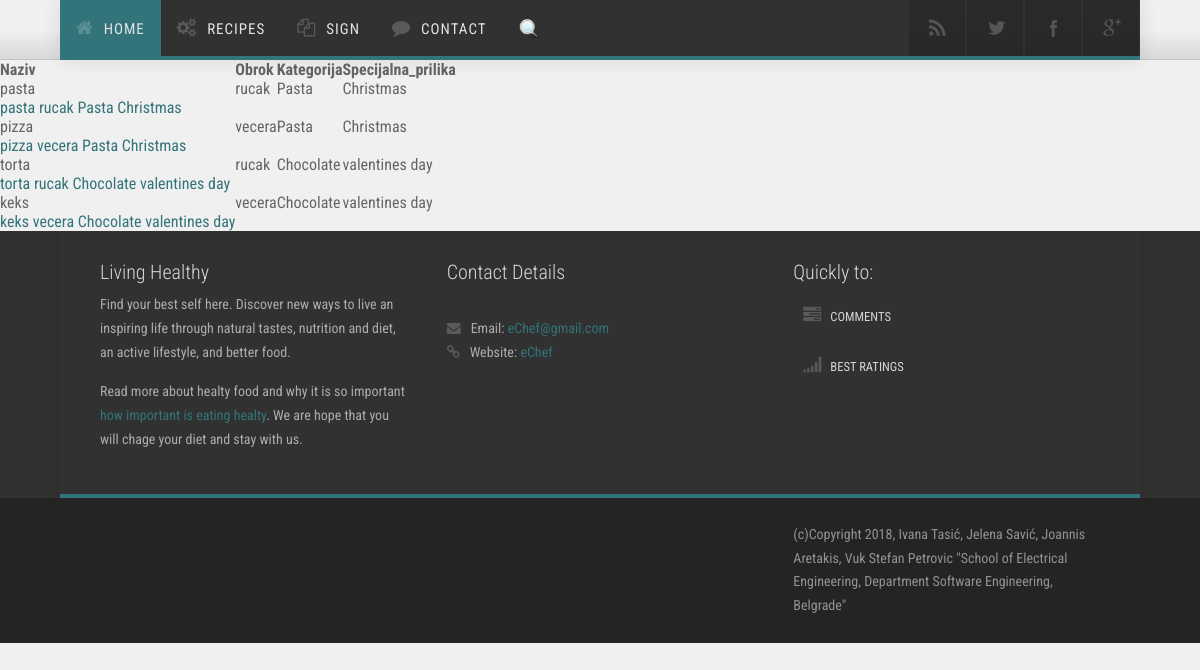
/eChef/index.php/gost/pretraga, run on an earlier commit of the app's database.
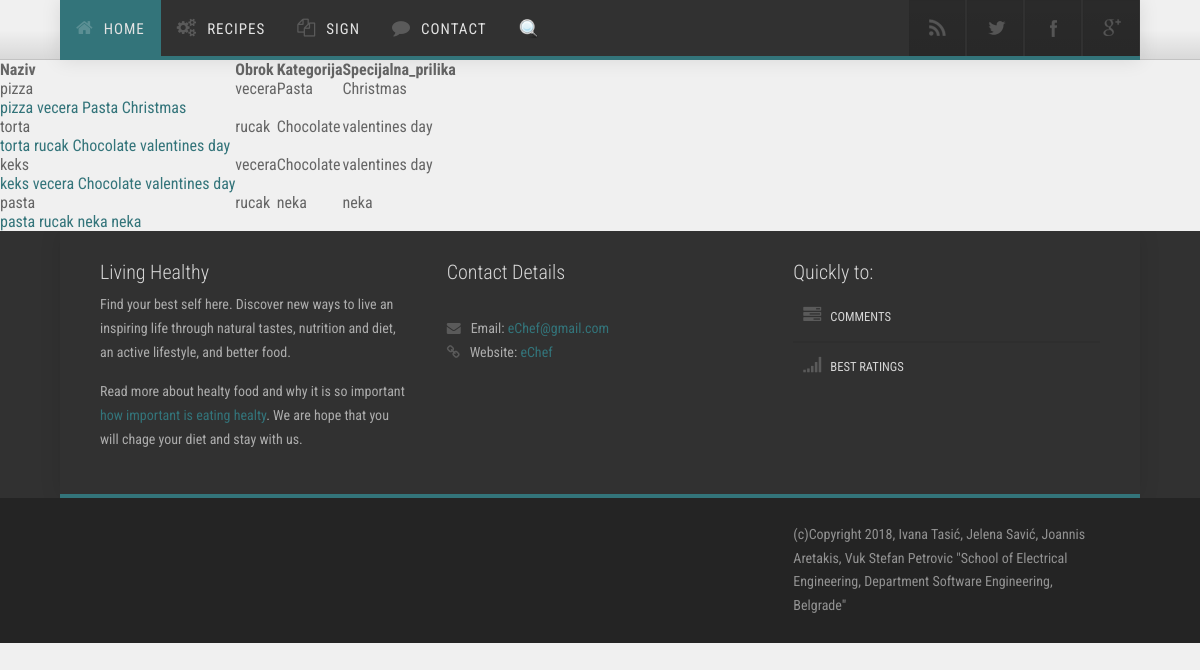
And on a later commit of the database.
### tables this page shows
CREATE TABLE IF NOT EXISTS `recepti` (
  `idR` int(11) NOT NULL,
  `naziv` varchar(20) NOT NULL,
  `sadrzaj` text NOT NULL,
  `obrok` varchar(20) NOT NULL,
  `kategorija` varchar(20) NOT NULL,
  `spec_prilika` varchar(20) DEFAULT NULL,
  `slika` varchar(30) DEFAULT NULL,
  PRIMARY KEY (`idR`)
);

### eChef/application/controllers/Gost.php (called while the page is built, shortened)
<?php
class Gost extends CI_Controller{
    public function __construct() {
        $this->load->model("Jelo");
        $this->load->model("Korisnik");
    }
    private function prikazi($glavniDeo, $data){
        $data['controller']='Gost';
        $this->load->view("sablon/gost_header.php", $data);
        $this->load->view($glavniDeo, $data);
        $this->load->view("sablon/footer.php");
    }
    public function pretraga(){
        $search = $this->input->get('searchBox');
        $data = [];
        $data['jela'] = $this->Jelo->dohvatiJeloIme($search);
        $this->prikazi("rezultatipretrage.php",$data);
    }
}

### eChef/index.php (called while the page is built, shortened)
<?php
require_once BASEPATH.'core/CodeIgniter.php';

### eChef/application/models/Jelo.php (called while the page is built, shortened)
<?php
class Jelo extends CI_Model{
    public  function dohvatiJeloIme($ime){
        $this->db->like("naziv", $ime);
        $this->db->from("recepti");
        $this->db->select("idR,naziv,obrok,kategorija,spec_prilika");
        $query=$this->db->get();
        return $query->result();
    }
}

### eChef/application/views/rezultatipretrage.php (the view, shortened to what this page needs)
<html>
<head>
</head>
<body>
<table>
    <tr><th>Naziv</th><th>Obrok</th><th>Kategorija</th><th>Specijalna_prilika</th></tr>
<?php
foreach ($jela as $jelo) {
    echo "<tr><td>".$jelo->naziv."</td><td>".$jelo->obrok. "</td><td>".$jelo->kategorija."</td><td>".$jelo->spec_prilika."</td></tr>";
    echo "<td><a href=".site_url("$controller/prikaziJelo/".$jelo->idR)."\">$jelo->naziv  $jelo->obrok  $jelo->kategorija  $jelo->spec_prilika</a><td></tr>";
}
?>
</table>
</body>
</html>

### eChef/application/views/sablon/gost_header.php (shortened to what this page needs)
<html>
    <head>
        <link rel="stylesheet" href="<?php echo base_url();?>assets/css/bootstrap.css" rel="stylesheet">
        <link rel="stylesheet" href="<?php echo base_url();?>assets/css/animate.css" rel="stylesheet">
        <link rel="stylesheet" href="<?php echo base_url();?>assets/css/font-awesome.css" rel="stylesheet">
        <link rel="stylesheet" href="<?php echo base_url();?>assets/css/nexus.css" rel="stylesheet">
        <link rel="stylesheet" href="<?php echo base_url();?>assets/css/responsive.css" rel="stylesheet">
        <link rel="stylesheet" href="<?php echo base_url();?>assets/css/custom.css" rel="stylesheet">
    </head>
    <body>
        <div id="body-bg">
            <div id="hornav" class="bottom-border-shadow">
                <div class="container no-padding border-bottom">
                    <div class="row">
                        <div class="col-md-8 no-padding">
                            <div class="visible-lg">
                                <ul id="hornavmenu" class="nav navbar-nav">
                                    <li>
                                        <a href="home.html" class="fa-home active">Home</a>
                                    </li>
                                    <li>
                                        <span class="fa-gears ">Recipes</span>
                                    </li>
                                    <li>
                                        <span class="fa-copy ">Sign</span>
                                    </li>
                                    <li>
                                        <a href="contact.html" class="fa-comment ">Contact</a>
                                    </li>
				    <li>
                                        <a href="<?php echo site_url("$controller/prikazipretraga"); ?>"><img src="<?php echo base_url();?>assets/img/search.png" alt="search" width="20" height="20"/></a>
                                    </li>
                                </ul>
                            </div>
                        </div>
                        <div class="col-md-4 no-padding">
                            <ul class="social-icons pull-right">
                                <li class="social-rss">
                                    <a href="#" target="_blank" title="RSS"></a>
                                </li>
                                <li class="social-twitter">
                                    <a href="#" target="_blank" title="Twitter"></a>
                                </li>
                                <li class="social-facebook">
                                    <a href="#" target="_blank" title="Facebook"></a>
                                </li>
                                <li class="social-googleplus">
                                    <a href="#" target="_blank" title="Google+"></a>
                                </li>
                            </ul>
                        </div>
                    </div>
                </div>
            </div>

### eChef/application/views/sablon/footer.php (shortened to what this page needs)
            <div id="base">
                <div class="container bottom-border padding-vert-30">
                    <div class="row">
                        <div class="col-md-4">
                            <h3 class="class margin-bottom-10">Living Healthy</h3>
                            <p>Find your best self here. Discover new ways to live an inspiring life through natural tastes, nutrition and diet, an active lifestyle, and better food.</p>
                            <p>Read more about healty food and why it is so important
                                <a href="http://healthyeating.sfgate.com/eating-healthy-important-7166.html" target="_blank">how important is eating healty</a>. We are hope that you will chage your diet and stay with us.</p>
                        </div>
                        <div class="col-md-4 margin-bottom-20">
                            <h3 class="margin-bottom-10">Contact Details</h3>
                            <p>
                                <br>
                                <span class="fa-envelope">Email:</span>
                                <a href="mailto:info@example.com">eChef@gmail.com</a>
                                <br>
                                <span class="fa-link">Website:</span>
                                <a href="www.eChef.com">eChef</a>
                            </p>
                        </div>
                        <div class="col-md-4 margin-bottom-20">
                            <h3 class="margin-bottom-10">Quickly to:</h3>
                            <ul class="menu">
                                <li>
                                    <a class="fa-tasks" href="#">Comments</a>
                                </li>
                                <li>
                                    <a class="fa-signal" href="#">Best ratings</a>
                                </li>
                            </ul>
                        </div>
                    </div>
                </div>
            </div>
            <div id="footer" class="background-grey">
                <div class="container">
                    <div class="row">
                        <div id="footermenu" class="col-md-8">
                            <ul class="list-unstyled list-inline">
                            </ul>
                        </div>
                        <div id="copyright" class="col-md-4">
                            <p class="pull-right">(c)Copyright 2018, Ivana Tasić, Jelena Savić, Joannis  Aretakis, Vuk Stefan Petrovic "School of Electrical Engineering, Department Software Engineering, Belgrade"</p>
                        </div>
                    </div>
                </div>
            </div>
    </body>
</html>

What changed in the data, as far as the page shows it:
changed recepti "pasta": kategorija "Pasta" → "neka"; spec_prilika "Christmas" → "neka"; moves down the list
